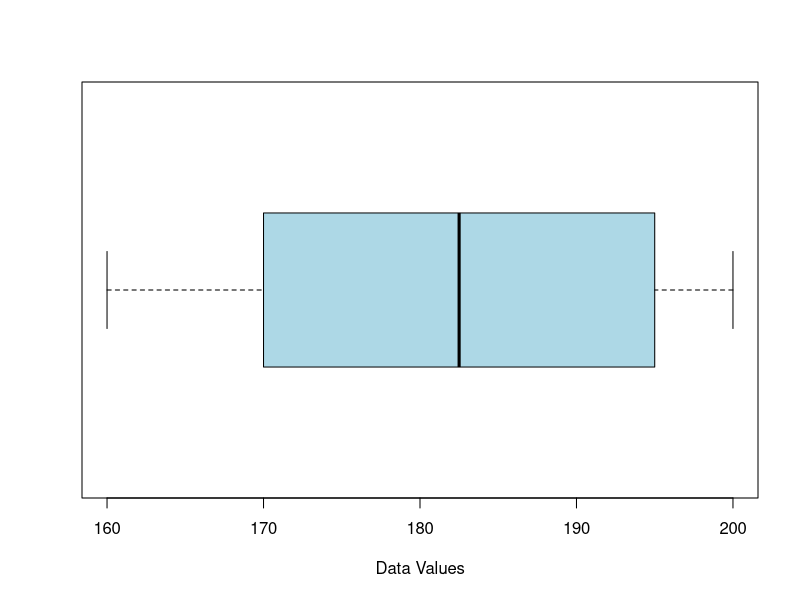

The R source for this figure:
# How to make box-and-whisker plot of a data set----


# Load your data set into a variable
x <- c(160, 165, 170, 175, 180, 185, 190, 195, 200, 250)

# Boxplot
boxplot(x, horizontal = TRUE,
        xlab = "Data Values",
        col = "lightblue",
        outline = FALSE)



